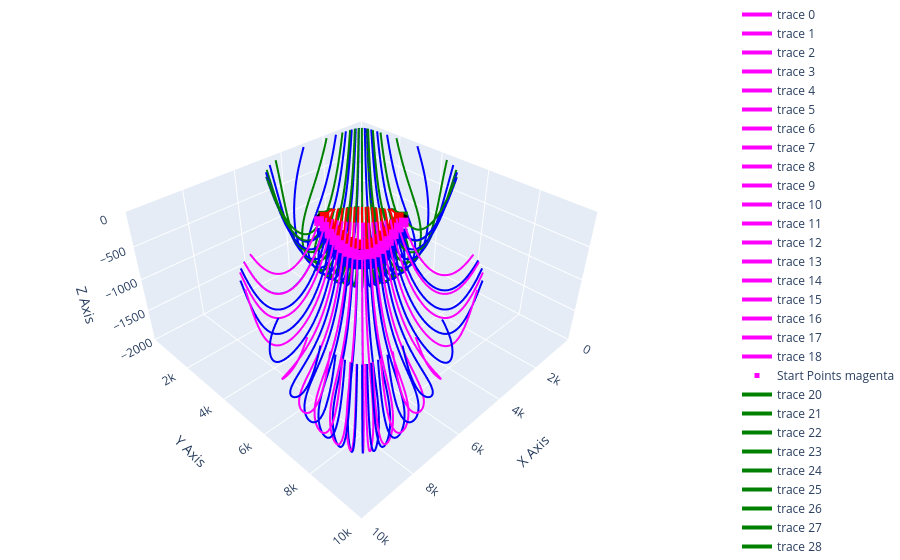
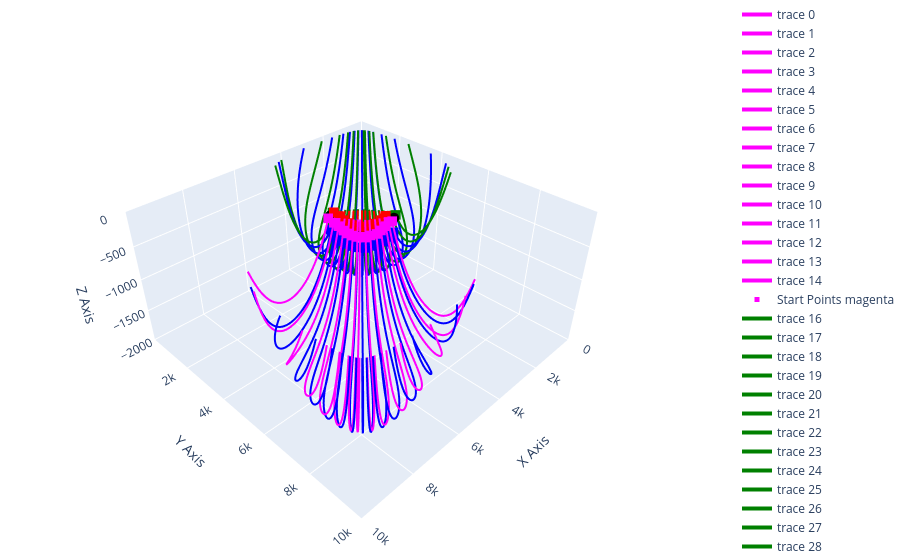
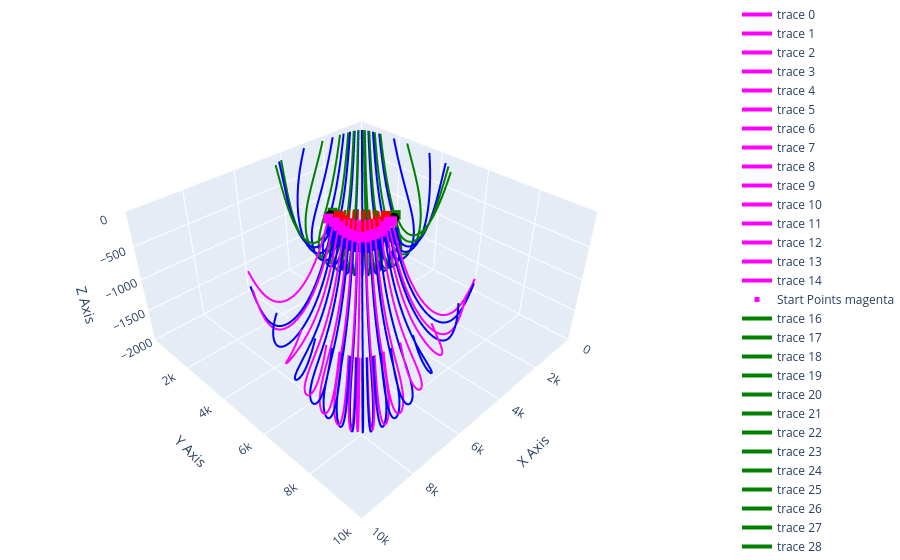

The code cell stored with these charts, in order, in its notebook:
### Code cell
# Step 4: Merge Dividing Streamlines and Show Groundwater Flow Systems
import numpy as np
import h5py
import os
import pandas as pd
import plotly.graph_objects as go
from scipy.integrate import solve_ivp
from concurrent.futures import ThreadPoolExecutor
from numba import jit
import plotly.io as pio

# Function to read data from an HDF5 file
def read_data_hdf5(filename):
    with h5py.File(filename, 'r') as f:
        # Read velocity components and other relevant datasets from the file
        vx = f['vx'][:]         # Velocity component in x-direction
        vy = f['vy'][:]         # Velocity component in y-direction
        vz = f['vz'][:]         # Velocity component in z-direction
        UU = f['UU'][:]         # Additional dataset (context-specific)
        x_range = f['x_range'][:]  # Range of x values
        y_range = f['y_range'][:]  # Range of y values
        z_range = f['z_range'][:]  # Range of z values
    return vx, vy, vz, UU, x_range, y_range, z_range

# JIT-compiled function to compute the velocity field at a given position
@jit(nopython=True)
def velocity_field_numba(pos, vx, vy, vz, x_range, y_range, z_range):
    x, y, z = pos
    # Check if the position is outside the defined ranges
    if x < x_range[0] or x > x_range[-1] or y < y_range[0] or y > y_range[-1] or z < z_range[0] or z > z_range[-1]:
        return np.array([0.0, 0.0, 0.0])  # Return zero velocity if out of bounds
    
    # Find the indices of the grid cell containing the position
    xi = np.searchsorted(x_range, x) - 1
    yi = np.searchsorted(y_range, y) - 1
    zi = np.searchsorted(z_range, z) - 1

    # Get the surrounding grid points
    x1, x2 = x_range[xi], x_range[xi+1]
    y1, y2 = y_range[yi], y_range[yi+1]
    z1, z2 = z_range[zi], z_range[zi+1]

    # Compute relative distances within the grid cell
    xd = (x - x1) / (x2 - x1)
    yd = (y - y1) / (y2 - y1)
    zd = (z - z1) / (z2 - z1)

    # Trilinear interpolation for the x-component of velocity
    c00 = vx[xi, yi, zi] * (1 - xd) + vx[xi + 1, yi, zi] * xd
    c01 = vx[xi, yi, zi + 1] * (1 - xd) + vx[xi + 1, yi, zi + 1] * xd
    c10 = vx[xi, yi + 1, zi] * (1 - xd) + vx[xi + 1, yi + 1, zi] * xd
    c11 = vx[xi, yi + 1, zi + 1] * (1 - xd) + vx[xi + 1, yi + 1, zi + 1] * xd

    c0 = c00 * (1 - yd) + c10 * yd
    c1 = c01 * (1 - yd) + c11 * yd

    vx_val = c0 * (1 - zd) + c1 * zd  # Final interpolated x-velocity

    # Trilinear interpolation for the y-component of velocity
    c00 = vy[xi, yi, zi] * (1 - xd) + vy[xi + 1, yi, zi] * xd
    c01 = vy[xi, yi, zi + 1] * (1 - xd) + vy[xi + 1, yi, zi + 1] * xd
    c10 = vy[xi, yi + 1, zi] * (1 - xd) + vy[xi + 1, yi + 1, zi] * xd
    c11 = vy[xi, yi + 1, zi + 1] * (1 - xd) + vy[xi + 1, yi + 1, zi + 1] * xd

    c0 = c00 * (1 - yd) + c10 * yd
    c1 = c01 * (1 - yd) + c11 * yd

    vy_val = c0 * (1 - zd) + c1 * zd  # Final interpolated y-velocity

    # Trilinear interpolation for the z-component of velocity
    c00 = vz[xi, yi, zi] * (1 - xd) + vz[xi + 1, yi, zi] * xd
    c01 = vz[xi, yi, zi + 1] * (1 - xd) + vz[xi + 1, yi, zi + 1] * xd
    c10 = vz[xi, yi + 1, zi] * (1 - xd) + vz[xi + 1, yi + 1, zi] * xd
    c11 = vz[xi, yi + 1, zi + 1] * (1 - xd) + vz[xi + 1, yi + 1, zi + 1] * xd

    c0 = c00 * (1 - yd) + c10 * yd
    c1 = c01 * (1 - yd) + c11 * yd

    vz_val = c0 * (1 - zd) + c1 * zd  # Final interpolated z-velocity

    return np.array([vx_val, vy_val, vz_val])  # Return the interpolated velocity vector

# Function to compute streamlines based on velocity fields and start points
def compute_streamlines(vx, vy, vz, x_range, y_range, z_range, start_points, max_distance=1e7, tol=1e-7):
    # Define the velocity field function for the ODE solver
    def velocity_field(t, pos):
        return velocity_field_numba(pos, vx, vy, vz, x_range, y_range, z_range)

    # Define an event to terminate integration when a boundary condition is met
    def boundary_event(t, pos):
        return pos[2] + 40  # Termination condition, e.g., z = -80 surface

    boundary_event.terminal = True  # Stop integration when event is triggered
    boundary_event.direction = 0     # Event is detected regardless of direction

    # Function to integrate the streamline starting from a given point
    def integrate_streamline(start):
        # Integrate forward in time
        result_forward = solve_ivp(velocity_field, [0, max_distance], start, method='RK45', rtol=tol, atol=tol, events=boundary_event)
        
        # Integrate backward in time
        result_backward = solve_ivp(velocity_field, [0, -max_distance], start, method='RK45', rtol=tol, atol=tol, events=boundary_event)
        
        # Extract the streamline points
        streamline_forward = result_forward.y.T
        streamline_backward = result_backward.y.T
        
        # Reverse the backward streamline and combine with forward streamline
        streamline_backward = streamline_backward[::-1]
        streamline = np.vstack((streamline_backward, streamline_forward))
        
        return streamline

    # Use a thread pool to parallelize streamline computations
    with ThreadPoolExecutor() as executor:
        streamlines = list(executor.map(integrate_streamline, start_points))
    
    return streamlines  # Return the list of computed streamlines

# Function to plot streamlines and their corresponding start points
def plot_streamlines_and_points(fig, streamlines, start_points, color):
    for streamline in streamlines:
        if len(streamline) > 0:
            fig.add_trace(go.Scatter3d(
                x=streamline[:, 0], y=streamline[:, 1], z=streamline[:, 2],
                mode='lines',
                line=dict(color=color, width=4)  # Set streamline color and width
            ))
    
    # Plot the start points of the streamlines
    fig.add_trace(go.Scatter3d(
        x=start_points[:, 0], y=start_points[:, 1], z=start_points[:, 2],
        mode='markers',
        marker=dict(color=color, size=5, symbol='square'),  # Set marker color, size, and shape
        name=f'Start Points {color}'
    ))

# Function to read trace points from a CSV file
def read_trace_points(file_path):
    # Read the first few rows to determine the number of columns
    df = pd.read_csv(file_path, nrows=5)
    
    # Check the number of columns and read the full file accordingly
    if df.shape[1] == 4:
        df = pd.read_csv(file_path, names=['x', 'y', 'z', 'UU'], header=0, skiprows=0)
    elif df.shape[1] == 3:
        df = pd.read_csv(file_path, names=['x', 'y', 'z'], header=0, skiprows=0)
    else:
        raise ValueError("CSV file format is incorrect. It should contain 3 or 4 columns.")
    
    return df[['x', 'y', 'z']].values  # Return only the x, y, z coordinates

# Get the current working directory as the base path for the script
current_working_dir = os.getcwd()

# Define the path to the results folder and create it if it doesn't exist
result_folder = os.path.join(current_working_dir, 'results')
os.makedirs(result_folder, exist_ok=True)

# Define a list of colors to be used for different tracking point categories
colors = [ 'magenta','green', 'red', 'blue']

# Define prefixes for the tracking point files
tracking_point_prefixes = [
    'best_y_trace_horizon_left',
    'best_y_trace_horizon_right',
    'best_y_trace_vertical_up',
    'best_y_trace_vertical_down'
]

# Function to read the "best_y.csv" file containing points of interest
def read_best_y(file_prefix):
    best_y_path = os.path.join(result_folder, f'{file_prefix}.csv')
    df = pd.read_csv(best_y_path, header=0, skiprows=0)
    return df

# Loop through different tp values to process each corresponding file
for tp in np.arange(0, 1, 0.25):  # Iterate over tp from 0 to 0.9 with step 0.1
    # Define the path to the input HDF5 file for the current tp value
    input_path_hdf5 = os.path.join(result_folder, f'head_and_velocity_tp_{tp:.2f}.h5')
    
    # Read data from the HDF5 file
    vx, vy, vz, UU, x_range, y_range, z_range = read_data_hdf5(input_path_hdf5)

    # Create a new Plotly figure for visualization
    fig = go.Figure()

    # Loop through each tracking point category and its corresponding color
    for prefix, color in zip(tracking_point_prefixes, colors):
        # Define the path to the tracking point CSV file
        file_path = os.path.join(result_folder, f'{prefix}_tp_{tp:.2f}.csv')
        # Read the start points for streamlines
        start_points = read_trace_points(file_path)
        
        # Compute streamlines based on the velocity field and start points
        streamlines = compute_streamlines(vx, vy, vz, x_range, y_range, z_range, start_points)
        
        # Plot the computed streamlines and their start points on the figure
        plot_streamlines_and_points(fig, streamlines, start_points, color)

    # Define the path to the "best_y" points CSV file for the current tp value
    best_y_path = os.path.join(result_folder, f'best_y_tp_{tp:.2f}.csv')
    # Read the best y points
    best_y_points = read_trace_points(best_y_path)

    # Add the best y points to the plot as black hollow circles
    fig.add_trace(go.Scatter3d(
        x=best_y_points[:, 0], y=best_y_points[:, 1], z=best_y_points[:, 2],
        mode='markers',
        marker=dict(color='black', size=6, symbol='circle'),  # Black hollow circles
        name='Best Y Points'
    ))

    # Update the layout of the plot to set axis ranges and aspect ratios
    fig.update_layout(
        scene=dict(
            xaxis=dict(range=[0, 10000], title='X Axis'),  # Set X-axis range and title
            yaxis=dict(range=[0, 10000], title='Y Axis'),  # Set Y-axis range and title
            zaxis=dict(range=[-2000, 0], title='Z Axis'),  # Set Z-axis range and title
            aspectmode='manual',  # Enable manual aspect ratio settings
            aspectratio=dict(x=1, y=1, z=0.5)  # Define custom aspect ratios
        ),
        margin=dict(l=0, r=0, b=0, t=0)  # Remove margins around the plot
    )
    
    # Print the current tp value for tracking
    print(f'Processing tp = {tp:.2f}')
    
    # Define the path to save the output HTML file for the current tp value
    output_html_file = os.path.join(result_folder, f'3D_GFSs_Case3T_taud_0.001_tp_{tp:.2f}.html')
    # Save the figure as an HTML file without automatically opening it
    pio.write_html(fig, file=output_html_file, auto_open=False)

    # Display the figure
    fig.show()
